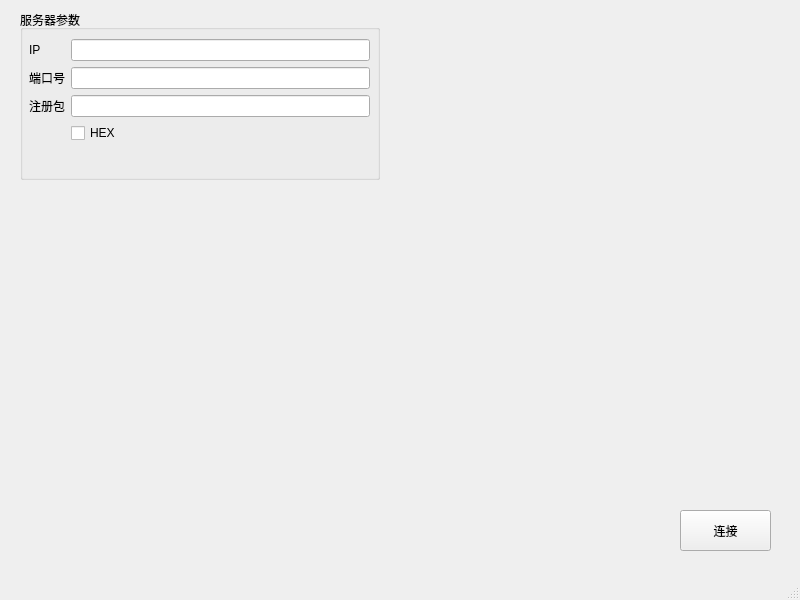
<?xml version="1.0" encoding="UTF-8"?>
<ui version="4.0">
 <class>MainWindow</class>
 <widget class="QMainWindow" name="MainWindow">
  <property name="geometry">
   <rect>
    <x>0</x>
    <y>0</y>
    <width>800</width>
    <height>600</height>
   </rect>
  </property>
  <property name="windowTitle">
   <string>MainWindow</string>
  </property>
  <widget class="QWidget" name="centralwidget">
   <widget class="QGroupBox" name="groupBox">
    <property name="geometry">
     <rect>
      <x>20</x>
      <y>10</y>
      <width>360</width>
      <height>170</height>
     </rect>
    </property>
    <property name="title">
     <string>服务器参数</string>
    </property>
    <widget class="QWidget" name="formLayoutWidget_2">
     <property name="geometry">
      <rect>
       <x>9</x>
       <y>29</y>
       <width>341</width>
       <height>131</height>
      </rect>
     </property>
     <layout class="QFormLayout" name="formLayout_2">
      <item row="0" column="0">
       <widget class="QLabel" name="label_3">
        <property name="text">
         <string>IP</string>
        </property>
       </widget>
      </item>
      <item row="0" column="1">
       <widget class="QLineEdit" name="ipEdit"/>
      </item>
      <item row="1" column="0">
       <widget class="QLabel" name="label_4">
        <property name="text">
         <string>端口号</string>
        </property>
       </widget>
      </item>
      <item row="1" column="1">
       <widget class="QLineEdit" name="portEdit"/>
      </item>
      <item row="2" column="1">
       <widget class="QLineEdit" name="registerContent"/>
      </item>
      <item row="2" column="0">
       <widget class="QLabel" name="label_5">
        <property name="text">
         <string>注册包</string>
        </property>
       </widget>
      </item>
      <item row="3" column="1">
       <widget class="QCheckBox" name="registerHex">
        <property name="text">
         <string>HEX</string>
        </property>
       </widget>
      </item>
     </layout>
    </widget>
   </widget>
   <widget class="QPushButton" name="pushButton">
    <property name="geometry">
     <rect>
      <x>680</x>
      <y>510</y>
      <width>91</width>
      <height>41</height>
     </rect>
    </property>
    <property name="text">
     <string>连接</string>
    </property>
   </widget>
  </widget>
  <widget class="QMenuBar" name="menubar">
   <property name="geometry">
    <rect>
     <x>0</x>
     <y>0</y>
     <width>800</width>
     <height>21</height>
    </rect>
   </property>
  </widget>
  <widget class="QStatusBar" name="statusbar"/>
 </widget>
 <resources/>
 <connections/>
</ui>
